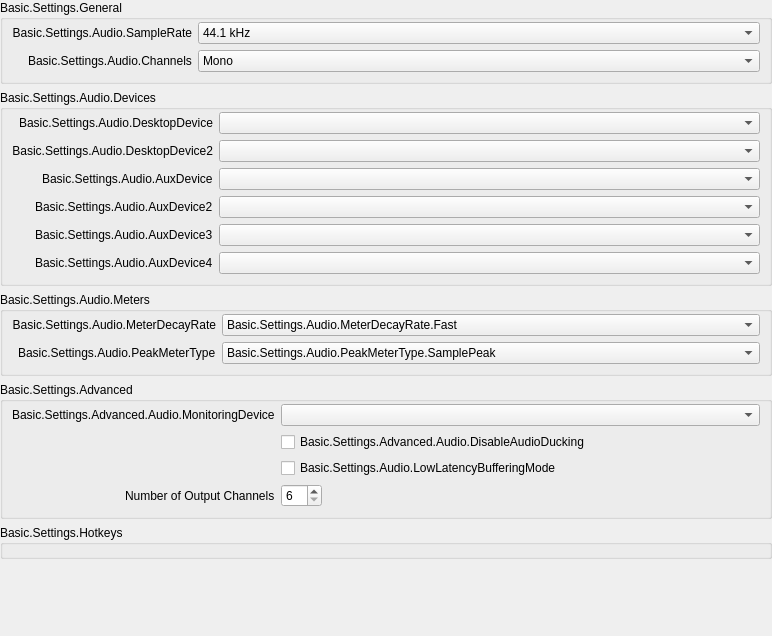
           <widget class="QWidget" name="scrollAreaWidgetContents_50">
            <property name="geometry">
             <rect>
              <x>0</x>
              <y>0</y>
              <width>772</width>
              <height>636</height>
             </rect>
            </property>
            <layout class="QVBoxLayout" name="verticalLayout_50">
             <property name="leftMargin">
              <number>0</number>
             </property>
             <property name="topMargin">
              <number>0</number>
             </property>
             <property name="rightMargin">
              <number>0</number>
             </property>
             <property name="bottomMargin">
              <number>0</number>
             </property>
             <item>
              <widget class="QFrame" name="widget_50">
               <layout class="QVBoxLayout" name="verticalLayout_51">
                <property name="leftMargin">
                 <number>0</number>
                </property>
                <property name="topMargin">
                 <number>0</number>
                </property>
                <property name="rightMargin">
                 <number>0</number>
                </property>
                <property name="bottomMargin">
                 <number>0</number>
                </property>
                <item>
                 <widget class="QGroupBox" name="audioGeneralGroupBox">
                  <property name="title">
                   <string>Basic.Settings.General</string>
                  </property>
                  <layout class="QFormLayout" name="formLayout_52">
                   <property name="fieldGrowthPolicy">
                    <enum>QFormLayout::FieldGrowthPolicy::AllNonFixedFieldsGrow</enum>
                   </property>
                   <property name="labelAlignment">
                    <set>Qt::AlignmentFlag::AlignRight|Qt::AlignmentFlag::AlignTrailing|Qt::AlignmentFlag::AlignVCenter</set>
                   </property>
                   <property name="topMargin">
                    <number>2</number>
                   </property>
                   <item row="0" column="0">
                    <widget class="QLabel" name="label_14">
                     <property name="minimumSize">
                      <size>
                       <width>170</width>
                       <height>0</height>
                      </size>
                     </property>
                     <property name="text">
                      <string>Basic.Settings.Audio.SampleRate</string>
                     </property>
                     <property name="alignment">
                      <set>Qt::AlignmentFlag::AlignRight|Qt::AlignmentFlag::AlignTrailing|Qt::AlignmentFlag::AlignVCenter</set>
                     </property>
                     <property name="buddy">
                      <cstring>sampleRate</cstring>
                     </property>
                    </widget>
                   </item>
                   <item row="0" column="1">
                    <widget class="QComboBox" name="sampleRate">
                     <property name="currentText">
                      <string notr="true">44.1 kHz</string>
                     </property>
                     <property name="currentIndex">
                      <number>0</number>
                     </property>
                     <item>
                      <property name="text">
                       <string>44.1 kHz</string>
                      </property>
                     </item>
                     <item>
                      <property name="text">
                       <string>48 kHz</string>
                      </property>
                     </item>
                    </widget>
                   </item>
                   <item row="1" column="0">
                    <widget class="QLabel" name="label_15">
                     <property name="text">
                      <string>Basic.Settings.Audio.Channels</string>
                     </property>
                     <property name="buddy">
                      <cstring>channelSetup</cstring>
                     </property>
                    </widget>
                   </item>
                   <item row="1" column="1">
                    <widget class="QComboBox" name="channelSetup">
                     <property name="currentText">
                      <string>Mono</string>
                     </property>
                     <property name="currentIndex">
                      <number>0</number>
                     </property>
                     <item>
                      <property name="text">
                       <string>Mono</string>
                      </property>
                     </item>
                     <item>
                      <property name="text">
                       <string>Stereo</string>
                      </property>
                     </item>
                     <item>
                      <property name="text">
                       <string>2.1</string>
                      </property>
                     </item>
                     <item>
                      <property name="text">
                       <string>4.0</string>
                      </property>
                     </item>
                     <item>
                      <property name="text">
                       <string>4.1</string>
                      </property>
                     </item>
                     <item>
                      <property name="text">
                       <string>5.1</string>
                      </property>
                     </item>
                     <item>
                      <property name="text">
                       <string>7.1</string>
                      </property>
                     </item>
                    </widget>
                   </item>
                  </layout>
                 </widget>
                </item>
                <item>
                 <widget class="QGroupBox" name="audioDevicesGroupBox">
                  <property name="title">
                   <string>Basic.Settings.Audio.Devices</string>
                  </property>
                  <layout class="QFormLayout" name="formLayout_53">
                   <property name="fieldGrowthPolicy">
                    <enum>QFormLayout::FieldGrowthPolicy::AllNonFixedFieldsGrow</enum>
                   </property>
                   <property name="labelAlignment">
                    <set>Qt::AlignmentFlag::AlignRight|Qt::AlignmentFlag::AlignTrailing|Qt::AlignmentFlag::AlignVCenter</set>
                   </property>
                   <property name="topMargin">
                    <number>2</number>
                   </property>
                   <item row="0" column="0">
                    <widget class="QLabel" name="label_2">
                     <property name="minimumSize">
                      <size>
                       <width>170</width>
                       <height>0</height>
                      </size>
                     </property>
                     <property name="text">
                      <string>Basic.Settings.Audio.DesktopDevice</string>
                     </property>
                     <property name="alignment">
                      <set>Qt::AlignmentFlag::AlignRight|Qt::AlignmentFlag::AlignTrailing|Qt::AlignmentFlag::AlignVCenter</set>
                     </property>
                     <property name="buddy">
                      <cstring>desktopAudioDevice1</cstring>
                     </property>
                    </widget>
                   </item>
                   <item row="0" column="1">
                    <widget class="QComboBox" name="desktopAudioDevice1">
                     <property name="enabled">
                      <bool>true</bool>
                     </property>
                    </widget>
                   </item>
                   <item row="1" column="0">
                    <widget class="QLabel" name="label_3">
                     <property name="text">
                      <string>Basic.Settings.Audio.DesktopDevice2</string>
                     </property>
                     <property name="alignment">
                      <set>Qt::AlignmentFlag::AlignRight|Qt::AlignmentFlag::AlignTrailing|Qt::AlignmentFlag::AlignVCenter</set>
                     </property>
                     <property name="buddy">
                      <cstring>desktopAudioDevice2</cstring>
                     </property>
                    </widget>
                   </item>
                   <item row="1" column="1">
                    <widget class="QComboBox" name="desktopAudioDevice2">
                     <property name="enabled">
                      <bool>true</bool>
                     </property>
                    </widget>
                   </item>
                   <item row="2" column="0">
                    <widget class="QLabel" name="label_4">
                     <property name="text">
                      <string>Basic.Settings.Audio.AuxDevice</string>
                     </property>
                     <property name="buddy">
                      <cstring>auxAudioDevice1</cstring>
                     </property>
                    </widget>
                   </item>
                   <item row="2" column="1">
                    <widget class="QComboBox" name="auxAudioDevice1">
                     <property name="enabled">
                      <bool>true</bool>
                     </property>
                    </widget>
                   </item>
                   <item row="3" column="0">
                    <widget class="QLabel" name="label_5">
                     <property name="text">
                      <string>Basic.Settings.Audio.AuxDevice2</string>
                     </property>
                     <property name="buddy">
                      <cstring>auxAudioDevice2</cstring>
                     </property>
                    </widget>
                   </item>
                   <item row="3" column="1">
                    <widget class="QComboBox" name="auxAudioDevice2">
                     <property name="enabled">
                      <bool>true</bool>
                     </property>
                    </widget>
                   </item>
                   <item row="4" column="0">
                    <widget class="QLabel" name="label_6">
                     <property name="text">
                      <string>Basic.Settings.Audio.AuxDevice3</string>
                     </property>
                     <property name="buddy">
                      <cstring>auxAudioDevice3</cstring>
                     </property>
                    </widget>
                   </item>
                   <item row="4" column="1">
                    <widget class="QComboBox" name="auxAudioDevice3">
                     <property name="enabled">
                      <bool>true</bool>
                     </property>
                    </widget>
                   </item>
                   <item row="5" column="1">
                    <widget class="QComboBox" name="auxAudioDevice4">
                     <property name="enabled">
                      <bool>true</bool>
                     </property>
                    </widget>
                   </item>
                   <item row="5" column="0">
                    <widget class="QLabel" name="label_67">
                     <property name="text">
                      <string>Basic.Settings.Audio.AuxDevice4</string>
                     </property>
                     <property name="buddy">
                      <cstring>auxAudioDevice4</cstring>
                     </property>
                    </widget>
                   </item>
                  </layout>
                 </widget>
                </item>
                <item>
                 <widget class="QGroupBox" name="audioMetersGroupBox">
                  <property name="title">
                   <string>Basic.Settings.Audio.Meters</string>
                  </property>
                  <layout class="QFormLayout" name="formLayout_54">
                   <property name="fieldGrowthPolicy">
                    <enum>QFormLayout::FieldGrowthPolicy::AllNonFixedFieldsGrow</enum>
                   </property>
                   <property name="labelAlignment">
                    <set>Qt::AlignmentFlag::AlignRight|Qt::AlignmentFlag::AlignTrailing|Qt::AlignmentFlag::AlignVCenter</set>
                   </property>
                   <property name="topMargin">
                    <number>2</number>
                   </property>
                   <item row="0" column="0">
                    <widget class="QLabel" name="label_65">
                     <property name="minimumSize">
                      <size>
                       <width>170</width>
                       <height>0</height>
                      </size>
                     </property>
                     <property name="text">
                      <string>Basic.Settings.Audio.MeterDecayRate</string>
                     </property>
                     <property name="alignment">
                      <set>Qt::AlignmentFlag::AlignRight|Qt::AlignmentFlag::AlignTrailing|Qt::AlignmentFlag::AlignVCenter</set>
                     </property>
                     <property name="buddy">
                      <cstring>meterDecayRate</cstring>
                     </property>
                    </widget>
                   </item>
                   <item row="0" column="1">
                    <widget class="QComboBox" name="meterDecayRate">
                     <property name="currentText">
                      <string>Basic.Settings.Audio.MeterDecayRate.Fast</string>
                     </property>
                     <property name="currentIndex">
                      <number>0</number>
                     </property>
                     <item>
                      <property name="text">
                       <string>Basic.Settings.Audio.MeterDecayRate.Fast</string>
                      </property>
                     </item>
                     <item>
                      <property name="text">
                       <string>Basic.Settings.Audio.MeterDecayRate.Medium</string>
                      </property>
                     </item>
                     <item>
                      <property name="text">
                       <string>Basic.Settings.Audio.MeterDecayRate.Slow</string>
                      </property>
                     </item>
                    </widget>
                   </item>
                   <item row="1" column="0">
                    <widget class="QLabel" name="label_66">
                     <property name="text">
                      <string>Basic.Settings.Audio.PeakMeterType</string>
                     </property>
                     <property name="buddy">
                      <cstring>peakMeterType</cstring>
                     </property>
                    </widget>
                   </item>
                   <item row="1" column="1">
                    <widget class="QComboBox" name="peakMeterType">
                     <property name="currentIndex">
                      <number>0</number>
                     </property>
                     <item>
                      <property name="text">
                       <string>Basic.Settings.Audio.PeakMeterType.SamplePeak</string>
                      </property>
                     </item>
                     <item>
                      <property name="text">
                       <string>Basic.Settings.Audio.PeakMeterType.TruePeak</string>
                      </property>
                     </item>
                    </widget>
                   </item>
                  </layout>
                 </widget>
                </item>
                <item>
                 <widget class="QGroupBox" name="audioAdvGroupBox">
                  <property name="title">
                   <string>Basic.Settings.Advanced</string>
                  </property>
                  <layout class="QFormLayout" name="formLayout_56">
                   <property name="fieldGrowthPolicy">
                    <enum>QFormLayout::FieldGrowthPolicy::AllNonFixedFieldsGrow</enum>
                   </property>
                   <property name="labelAlignment">
                    <set>Qt::AlignmentFlag::AlignRight|Qt::AlignmentFlag::AlignTrailing|Qt::AlignmentFlag::AlignVCenter</set>
                   </property>
                   <property name="topMargin">
                    <number>2</number>
                   </property>
                   <item row="0" column="0">
                    <widget class="QLabel" name="monitoringDeviceLabel">
                     <property name="text">
                      <string>Basic.Settings.Advanced.Audio.MonitoringDevice</string>
                     </property>
                     <property name="buddy">
                      <cstring>monitoringDevice</cstring>
                     </property>
                    </widget>
                   </item>
                   <item row="0" column="1">
                    <widget class="QComboBox" name="monitoringDevice"/>
                   </item>
                   <item row="1" column="1">
                    <widget class="QCheckBox" name="disableAudioDucking">
                     <property name="text">
                      <string>Basic.Settings.Advanced.Audio.DisableAudioDucking</string>
                     </property>
                    </widget>
                   </item>
                   <item row="2" column="0">
                    <spacer name="horizontalSpacer_11">
                     <property name="orientation">
                      <enum>Qt::Orientation::Horizontal</enum>
                     </property>
                     <property name="sizeType">
                      <enum>QSizePolicy::Policy::Expanding</enum>
                     </property>
                     <property name="sizeHint" stdset="0">
                      <size>
                       <width>170</width>
                       <height>20</height>
                      </size>
                     </property>
                    </spacer>
                   </item>
                   <item row="2" column="1">
                    <widget class="QCheckBox" name="lowLatencyBuffering">
                     <property name="text">
                      <string>Basic.Settings.Audio.LowLatencyBufferingMode</string>
                     </property>
                    </widget>
                   </item>
                   <item row="3" column="0">
                    <widget class="QLabel" name="label_19">
                     <property name="text">
                      <string>Number of Output Channels</string>
                     </property>
                    </widget>
                   </item>
                   <item row="3" column="1">
                    <layout class="QHBoxLayout" name="horizontalLayout_23">
                     <item>
                      <widget class="QSpinBox" name="numOfChannels">
                       <property name="minimum">
                        <number>6</number>
                       </property>
                       <property name="maximum">
                        <number>32</number>
                       </property>
                      </widget>
                     </item>
                     <item>
                      <spacer name="horizontalSpacer_33">
                       <property name="orientation">
                        <enum>Qt::Orientation::Horizontal</enum>
                       </property>
                       <property name="sizeHint" stdset="0">
                        <size>
                         <width>40</width>
                         <height>20</height>
                        </size>
                       </property>
                      </spacer>
                     </item>
                    </layout>
                   </item>
                  </layout>
                 </widget>
                </item>
                <item>
                 <widget class="QGroupBox" name="audioHotkeysGroupBox">
                  <property name="title">
                   <string>Basic.Settings.Hotkeys</string>
                  </property>
                  <layout class="QFormLayout" name="audioSourceLayout">
                   <property name="fieldGrowthPolicy">
                    <enum>QFormLayout::FieldGrowthPolicy::AllNonFixedFieldsGrow</enum>
                   </property>
                   <property name="labelAlignment">
                    <set>Qt::AlignmentFlag::AlignRight|Qt::AlignmentFlag::AlignTrailing|Qt::AlignmentFlag::AlignVCenter</set>
                   </property>
                   <property name="topMargin">
                    <number>2</number>
                   </property>
                  </layout>
                 </widget>
                </item>
                <item>
                 <spacer name="verticalSpacer_4">
                  <property name="orientation">
                   <enum>Qt::Orientation::Vertical</enum>
                  </property>
                  <property name="sizeHint" stdset="0">
                   <size>
                    <width>20</width>
                    <height>0</height>
                   </size>
                  </property>
                 </spacer>
                </item>
               </layout>
              </widget>
             </item>
            </layout>
           </widget>
